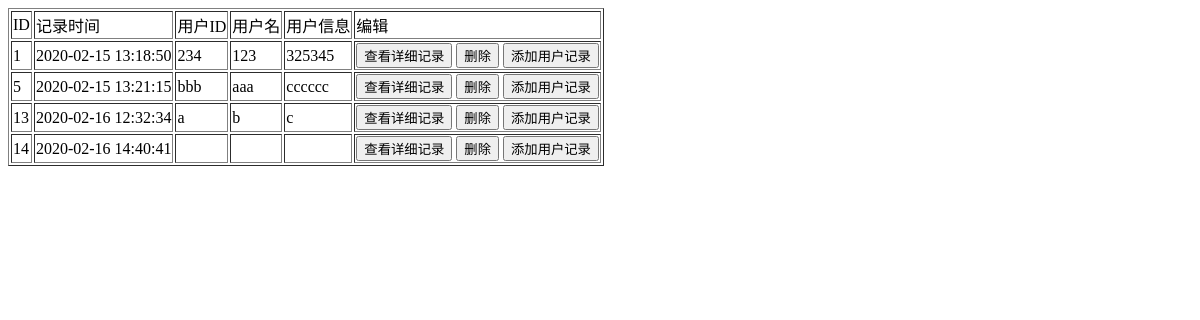
Page /uservote/ShowUserSht/ on the earlier database version.
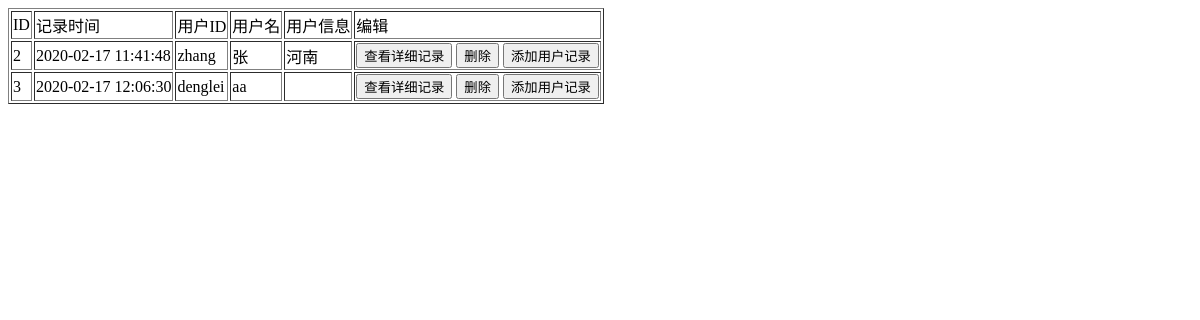
Same page on the later database version.
### uservote/models.py (models this page shows, shortened)
class UserSht(models.Model):
    record_time = models.DateTimeField('record_time')   # 日期
    user_id = models.CharField(max_length=200)    # 字符串
    user_name = models.CharField(max_length=200)    # 字符串
    user_info = models.CharField(max_length=200)    # 字符串

### uservote/views.py (the view)
# urls.py: path('ShowUserSht/',views.ShowUserSht,name='ShowUserSht'),
def ShowUserSht(request):
    allusers = UserSht.objects.all()
    paras = {
        'result':None,
        'allusers': allusers,
        }
    return render(request, 'root/ShowUserSht.html',paras)

### uservote/templates/root/ShowUserSht.html (shortened to what this page needs)
<div id='usershthtml'>
<table  border="1" >
    <tr>
        <td>ID</td>
        <td>记录时间</td>
        <td>用户ID</td>
        <td>用户名</td>
        <td>用户信息</td>
        <td>编辑</td>
    </tr>
    {% for user in allusers %}
    <tr>
        <td>{{ user.id }}</td>
        <td>{{ user.record_time|date:"Y-m-d H:i:s" }}</td>
        <td>{{ user.user_id }}</td>
        <td>{{ user.user_name }}</td>
        <td>{{ user.user_info }}</td>
        <td>
            <button type='button' class='readdetailbtn' onclick='readdetail()' value='{{ user.id }}'>查看详细记录</button>
            <button type='button' class='deletebtn'     onclick='deleteevent()' value='{{ user.id }}'>删除</button>
            <button type='button' class='addrecodbtn'   onclick='addrecordevent()' value='{{ user.id }}'>添加用户记录</button>
        </td>
    </tr>
    {% empty %}
    <tr> no user yet!</tr>
    {% endfor %}
</table>
</div>

Differences in the rows shown:
removed UserSht: id "1", record_time "2020-02-15 13:18:50", user_id "234", user_name "123", user_info "325345"
removed UserSht: id "5", record_time "2020-02-15 13:21:15", user_id "bbb", user_name "aaa", user_info "cccccc"
removed UserSht: id "13", record_time "2020-02-16 12:32:34", user_id "a", user_name "b", user_info "c"
removed UserSht: id "14", record_time "2020-02-16 14:40:41"
added UserSht: id "2", record_time "2020-02-17 11:41:48", user_id "zhang", user_name "张", user_info "河南"
added UserSht: id "3", record_time "2020-02-17 12:06:30", user_id "denglei", user_name "aa"
